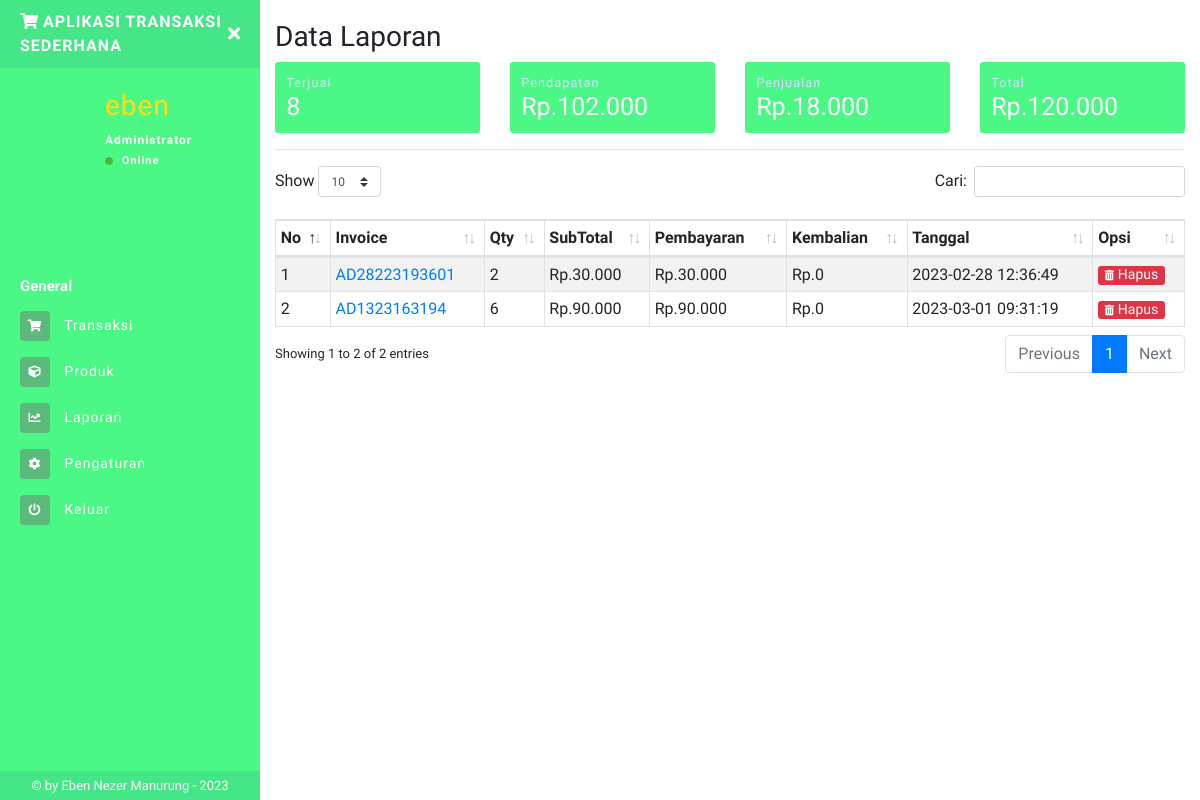
The app's page /laporan.php (signed in) with its own data.
### tables this page shows
CREATE TABLE `inv` (
  `invid` int(11) NOT NULL,
  `invoice` varchar(100) NOT NULL,
  `tgl_inv` timestamp NOT NULL DEFAULT current_timestamp() ON UPDATE current_timestamp(),
  `pembayaran` int(11) NOT NULL,
  `kembalian` int(11) NOT NULL,
  `status` varchar(10) NOT NULL
);

### laporan.php (the view, shortened to what this page needs)
<?php include 'sidebar.php'; ?>
<?php
$i1 = mysqli_fetch_assoc(mysqli_query($conn,"SELECT SUM(qty) as totqty FROM laporan"));
$i2 = mysqli_fetch_assoc(mysqli_query($conn,"SELECT SUM(qty*harga_modal) as totdpt FROM laporan"));
$i3 = mysqli_fetch_assoc(mysqli_query($conn,"SELECT SUM(subtotal-qty*harga_modal) as totdpt1 FROM laporan"));
$i4 = mysqli_fetch_assoc(mysqli_query($conn,"SELECT SUM(subtotal) as isub FROM laporan"));
?>
    <h1 class="h3 mb-2">Data Laporan</h1>
        <div class="row">
            <div class="col-6 col-sm-6 col-md-3 col-lg-3 m-pr-1 m-mb-1">
                <div class="box-laporan">
                    <p class="small mb-0">Terjual</p>
                    <h5 class="mb-0"><?php echo ribuan($i1['totqty']); ?></h5>
                </div>
            </div>
            <div class="col-6 col-sm-6 col-md-3 col-lg-3 m-pl-1 m-mb-1">
                <div class="box-laporan">
                    <p class="small mb-0">Pendapatan</p>
                    <h5 class="mb-0">Rp.<?php echo ribuan($i3['totdpt1']); ?></h5>
                </div>
            </div>
            <div class="col-6 col-sm-6 col-md-3 col-lg-3 m-pr-1">
                <div class="box-laporan">
                    <p class="small mb-0">Penjualan</p>
                    <h5 class="mb-0">Rp.<?php echo ribuan($i2['totdpt']); ?></h5>
                </div>
            </div>
            <div class="col-6 col-sm-6 col-md-3 col-lg-3 m-pl-1">
                <div class="box-laporan">
                    <p class="small mb-0">Total</p>
                    <h5 class="mb-0">Rp.<?php echo ribuan($i4['isub']); ?></h5>
                </div>
            </div>
        </div>
<hr>
<table class="table table-striped table-sm table-bordered dt-responsive nowrap" id="table" width="100%">
<thead>
  <tr>
    <th>No</th>
    <th>Invoice</th>
    <th>Qty</th>
    <th>SubTotal</th>
    <th>Pembayaran</th>
    <th>Kembalian</th>
    <th>Tanggal</th>
    <th>Opsi</th>
  </tr>
</thead>
<tbody>
<?php
    $no = 1;
    $data_laporan = mysqli_query($conn,"SELECT * FROM inv WHERE status='selesai' ORDER BY invid ASC");
    while($d = mysqli_fetch_array($data_laporan)){
      $oninv = $d['invoice'];
        ?>
  <tr>
    <td><?php echo $no++; ?></td>
    <td><a href="invoice.php?detail=<?php echo $oninv ?>"><?php echo $d['invoice']; ?></a></td>
    <td><?php
  $result1 = mysqli_query($conn,"SELECT SUM(qty) AS count FROM laporan WHERE invoice='$oninv'");
  $cekrow = mysqli_num_rows($result1);
  $row1 = mysqli_fetch_assoc($result1);
  $count = $row1['count'];
  if($cekrow > 0){
      echo ribuan($count);
      } else {
          echo '0';
      }?></td>
    <td>Rp.<?php
  $result2 = mysqli_query($conn,"SELECT SUM(subtotal) AS count1 FROM laporan WHERE invoice='$oninv'");
  $cekrow1 = mysqli_num_rows($result2);
  $row2 = mysqli_fetch_assoc($result2);
  $count1 = $row2['count1'];
  if($cekrow1 > 0){
      echo ribuan($count1);
      } else {
          echo '0';
      }?></td>
    <td>Rp.<?php echo ribuan($d['pembayaran']); ?></td>
    <td>Rp.<?php echo ribuan($d['kembalian']); ?></td>
    <td><?php echo $d['tgl_inv']; ?></td>
    <td>
      <form method="post">
        <button type="submit" name="Remove" class="btn btn-danger btn-xs">
          <i class="fas fa-trash-alt fa-xs mr-1"></i>Hapus</button>
      </form>
    </td>
  </tr>
  <?php } ?>
</tbody>
</table>
<?php include 'footer.php'; ?>

### sidebar.php (shortened to what this page needs)
<?php
include "config.php";
  function ribuan ($nilai){
    return number_format ($nilai, 0, ',', '.');
}
$uid = $_SESSION['userid'];
$DataLogin = mysqli_fetch_array(mysqli_query($conn,"SELECT * FROM login WHERE userid='$uid'"));
$username = $DataLogin['username'];
$toko = $DataLogin['toko'];
?>
<!DOCTYPE html>
<html>
<head>
    <link rel="stylesheet" href="https://maxcdn.bootstrapcdn.com/bootstrap/4.0.0/css/bootstrap.min.css">
    <link href="assets/css/style.css" rel="stylesheet">
    <link href="https://use.fontawesome.com/releases/v5.0.6/css/all.css" rel="stylesheet">
    <link href="assets/vendor/datatables/dataTables.bootstrap4.min.css" rel="stylesheet">
  <link href="assets/vendor/datatables/responsive.bootstrap4.min.css" rel="stylesheet">
</head>
<body>
<div class="page-wrapper chiller-theme toggled">
  <nav id="sidebar" class="sidebar-wrapper">
    <div class="sidebar-content">
      <div class="sidebar-brand">
        <a href="./"><i class="fas fa-shopping-cart mr-1"></i><?php echo $toko ?></a>
        <div id="close-sidebar">
          <i class="fas fa-times"></i>
        </div>
      </div>
      <div class="sidebar-header">
        <div class="user-pic" style="height:70px;width:70px;">
        </div>
        <div class="user-info">
         <h3> <span class="user-name"><?php echo $username ?></h3>
          <span class="user-role">Administrator</span>
          <span class="user-status">
            <i class="fa fa-circle"></i>
            <span>Online</span>
          </span>
        </div>
      </div>
      <div class="user-pic" style="height:70px;width:70px;">
        </div>
      <div class="sidebar-menu">
        <ul>
          <li class="header-menu">
            <span>General</span>
          </li>
          <li>
            <a href="index.php">
              <i class="fas fa-shopping-cart"></i>
              <span>Transaksi</span>
            </a>
          </li>
          <li>
            <a href="produk.php">
            <i class="fas fa-cube"></i>
              <span>Produk</span>
            </a>
          </li>
          <li>
            <a href="laporan.php">
              <i class="fa fa-chart-line"></i>
              <span>Laporan</span>
            </a>
          </li>
          <li>
            <a href="pengaturan.php">
              <i class="fa fa-cog"></i>
              <span>Pengaturan</span>
            </a>
          </li>
          <li>
            <a href="#Exit" data-toggle="modal">
              <i class="fa fa-power-off"></i>
              <span>Keluar</span>
            </a>
          </li>
        </ul>
      </div>
    </div>
    <div class="sidebar-footer">
    &copy by Eben Nezer Manurung -  <script>document.write(new Date().getFullYear())</script>
    </div>
  </nav>
  <main class="page-content">
    <div class="container-fluid">
    <div class="d-block d-sm-block d-md-none d-lg-none py-2"></div>

### footer.php (shortened to what this page needs)
</div>
  </main>
</div>
</body>
</html>

### records on screen
inv: invoice "AD28223193601", count "2", count1 "30.000", pembayaran "30.000", kembalian "0", tgl_inv "2023-02-28 12:36:49"
inv: invoice "AD1323163194", count "6", count1 "90.000", pembayaran "90.000", kembalian "0", tgl_inv "2023-03-01 09:31:19"

### other values on screen
$toko "APLIKASI TRANSAKSI SEDERHANA"
$username "eben"
ribuan($i1['totqty']) "8"
ribuan($i3['totdpt1']) "102.000"
ribuan($i2['totdpt']) "18.000"
ribuan($i4['isub']) "120.000"
